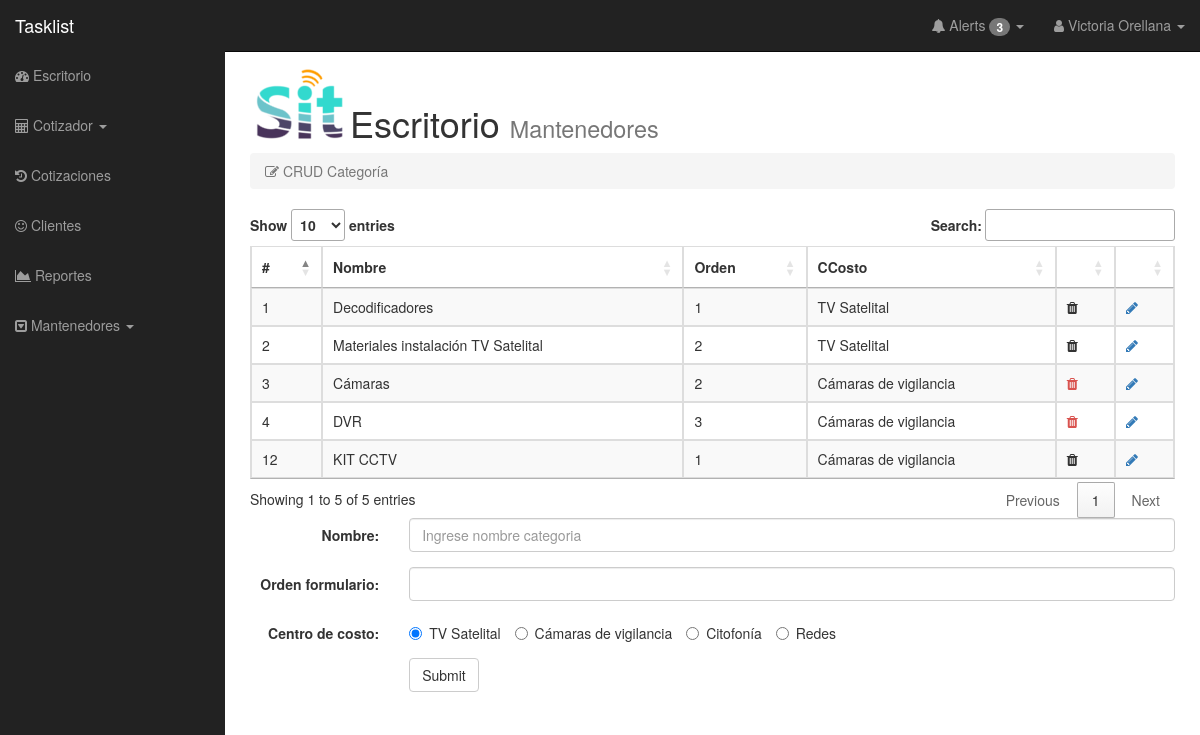
The page /controller/dashboard.php?accion=CRUDCategoria& (signed in) on the database its author committed.
### tables this page shows
CREATE TABLE IF NOT EXISTS `categoria` (
  `idCategoria` int(11) NOT NULL AUTO_INCREMENT,
  `idCCosto` int(11) NOT NULL,
  `nombre` varchar(50) NOT NULL,
  `ordenFormulario` int(11) DEFAULT NULL,
  `tooltip` varchar(500) DEFAULT NULL,
  PRIMARY KEY (`idCategoria`),
  KEY `idCcosto` (`idCCosto`)
);

CREATE TABLE IF NOT EXISTS `ccosto` (
  `idCcosto` int(11) NOT NULL AUTO_INCREMENT,
  `nombre` varchar(50) NOT NULL,
  PRIMARY KEY (`idCcosto`)
);

### model/categoria.class.php (called while the page is built, shortened)
<?php
class categoria {
    function getCategorias($db){
         $sql = "SELECT idCategoria, "
                . " categoria.nombre, "
                . "ordenFormulario, "
                . "categoria.idCCosto, "
                . "ccosto.nombre AS nombreCCosto "
                . " FROM categoria "
                . "JOIN ccosto ON categoria.idCCosto=ccosto.idCCosto";
        $res = $db->query($sql)->fetchAll();
        return $res;
    }
    function tieneHijos($db,$idCategoria){
        $sql = "SELECT idProducto"
                . " FROM producto "
                . "WHERE idCategoria=".$idCategoria;
        $res = $db->query($sql)->fetchAll();
        if($res){
            return true;
        }else{
            return false;
        }
    }
}

### model/ccosto.class.php (called while the page is built, shortened)
<?php
class ccosto {
    function getCCostos($db){
         $sql = "SELECT idCCosto,nombre"
                . " FROM ccosto ";
        $res = $db->query($sql)->fetchAll();
        return $res;
    }
}

### view/CRUDCategoria.php (the view, shortened to what this page needs)
<?php
    $oCategoria = new Categoria();
    $oCCosto = new CCosto();
?>
<div id="page-wrapper">
    <div class="row">
      <div class="col-lg-12">
        <img src="../view/images/logo_chico_100x78.png" />
        <h1 style="margin-top: -40px; margin-left: 100px; " >Escritorio <small>Mantenedores</small></h1>
        <ol class="breadcrumb">
            <li class="active"><i class="fa fa-pencil-square-o"></i> CRUD Categor&iacute;a</li>
        </ol>
      </div>
    </div>
    <div class="row">
      <div class="col-lg-12">
    <table class="table table-striped table-bordered" id="tabla-de-datos">
    <thead>
      <tr>
        <th>#</th>
        <th>Nombre</th>
        <th>Orden</th>
        <th>CCosto</th>
        <th></th>
        <th></th>
      </tr>
    </thead>
    <tbody>
    <?php
    $data = $oCategoria->getCategorias($db);
    foreach($data AS $value){ ?>
      <tr>
        <td><?php echo $value['idCategoria'] ?></td>
        <td><?php echo $value['nombre'] ?></td>
        <td><?php echo $value['ordenFormulario'] ?></td>
        <td><?php echo $value['nombreCCosto'] ?></td>
        <td>
            <?php
            if($oCategoria->tieneHijos($db, $value['idCategoria']) ){ ?>
                <i class="fa fa-trash"></i>
            <?php
            }else{ ?>
                <a data-toggle="confirmation"
                   data-title="¿Eliminar categoría?"
                   target="_self"
                   href="#"
                   data-href="CRUDCategoria.php?accionCRUD=del&idCategoria=<?php echo $value['idCategoria'] ?>"
                   id="<?php echo $value['idCategoria'] ?>" >
                    <i class="fa fa-trash" style="color: #d9534f"></i>
                </a>
            <?php
            } ?>
        </td>
        <td>
            <a href="#" class="upd" id="<?php echo $value['idCategoria'] ?>">
                <i class="fa fa-pencil"></i>
            </a>
        </td>
      </tr>
    <?php } ?>
    </tbody>
  </table>
    </div>
 </div>
 <div class="row">
    <div class="col-lg-12">
         <form class="form-horizontal"
               role="form"
               name="formCategoria"
               id="formCategoria"
               method="POST"
               action="../controller/CRUDCategoria.php">
            <div class="form-group">
                <label class="control-label col-sm-2" for="nombre">Nombre:</label>
                <div class="col-sm-10">
                  <input type="text"
                         class="form-control"
                         id="nombre"
                         name="nombre"
                         value=""
                         placeholder="Ingrese nombre categoria"
                         required >
                </div>
            </div>
          <div class="form-group">
            <label class="control-label col-sm-2" for="ordenFormulario">Orden formulario:</label>
            <div class="col-sm-10">
              <input type="number"
                     class="form-control"
                     id="ordenFormulario"
                     name="ordenFormulario"
                     required >
            </div>
          </div>
              <div class="form-group">
                <label class="control-label col-sm-2" for="idCCosto">Centro de costo:</label>
                <div class="col-sm-10">
                  <?php
                    $data = $oCCosto->getCCostos($db);
                    $flag=true;
                    foreach($data AS $value){ ?>
                  <label class="radio-inline">
                      <input type="radio"
                             name="idCCosto"
                             id="idCCosto<?php echo $value['idCCosto'] ?>"
                             value="<?php echo $value['idCCosto'] ?>"
                             <?php if($flag){ echo "checked"; $flag=false; }; ?>
                             >
                      <?php echo $value['nombre'] ?>
                  </label>
                  <?php } ?>
                </div>
              </div>
              <div class="form-group">
                <div class="col-sm-offset-2 col-sm-10">
                  <button type="submit" class="btn btn-default">Submit</button>
                </div>
              </div>
            </form>
    </div>
 </div>

### view/css/sb-admin.css (style rules this page uses)
body { margin-top: 50px; }
#wrapper { padding-left: 0; }
#page-wrapper { width: 100%; padding: 5px 15px; }
@media (min-width:768px) { #wrapper { padding-left: 225px; } }
@media (min-width:768px) { #page-wrapper { padding: 15px 25px; } }

### rows shown on the page
categoria: idCategoria "1", nombre "Decodificadores", ordenFormulario "1", idCCosto.nombre "TV Satelital"
categoria: idCategoria "2", nombre "Materiales instalación TV Satelital", ordenFormulario "2", idCCosto.nombre "TV Satelital"
categoria: idCategoria "3", nombre "Cámaras", ordenFormulario "2", idCCosto.nombre "Cámaras de vigilancia"
categoria: idCategoria "4", nombre "DVR", ordenFormulario "3", idCCosto.nombre "Cámaras de vigilancia"
categoria: idCategoria "12", nombre "KIT CCTV", ordenFormulario "1", idCCosto.nombre "Cámaras de vigilancia"
ccosto: nombre "TV Satelital"
ccosto: nombre "Cámaras de vigilancia"
ccosto: nombre "Citofonía"
ccosto: nombre "Redes"

### other values the page prints
$_SESSION['nombreUsuario'] "Victoria Orellana"
